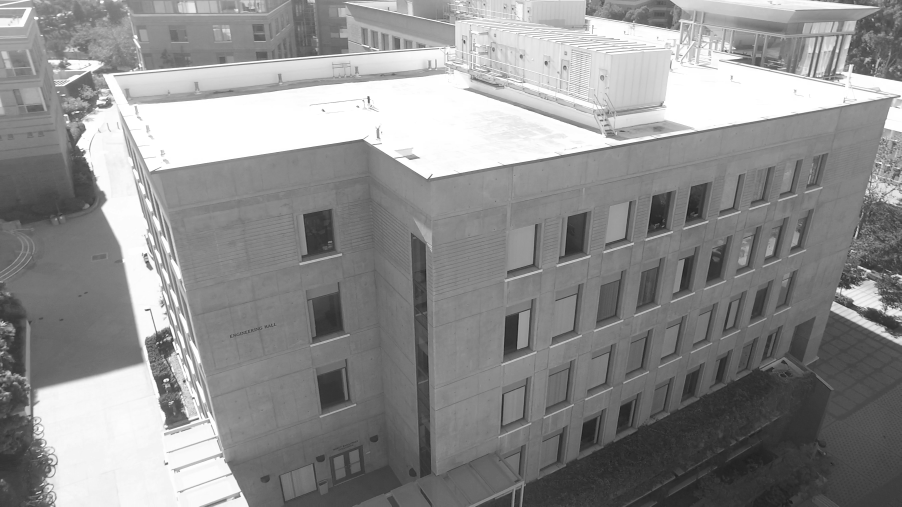
#> input picture tutorial/c1/test.pgm, 2704 x 1520 px, found by its file name (shown at 1/3 size)
$ python 6_01_edge.py   (older library calls are emulated)
#> lines starting #> are read from the running program, lines starting #| are printed output that depends on the picture
import cv2
import numpy as np
from matplotlib import pyplot as plt


img = cv2.imread('test.pgm',0)
#> img is the input picture: shape (1520, 2704); min 9, max 255, mean 143.1
laplacian = cv2.Laplacian(img,cv2.CV_64F)
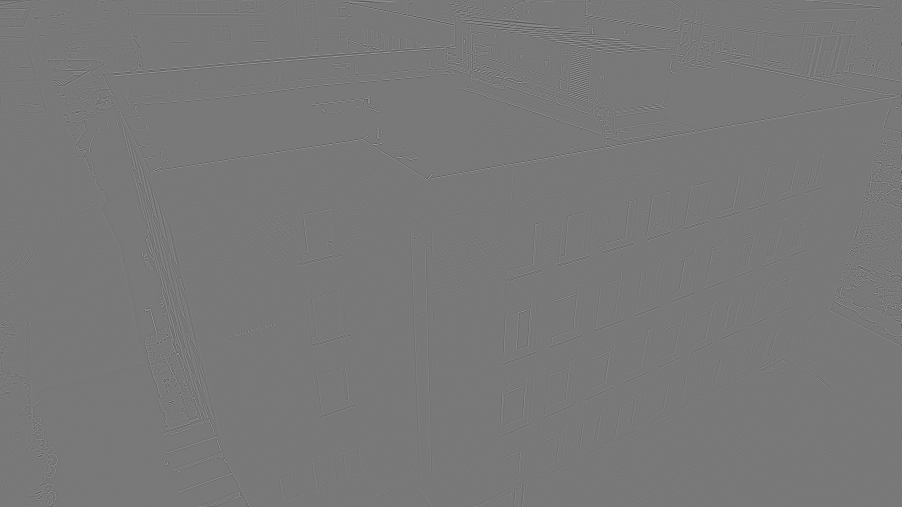
#> laplacian: shape (1520, 2704) float64 (shown at 1/3 size); min -191, max 211, mean 0; drawn with min black and max white
laplacian = np.uint8(np.absolute(laplacian))
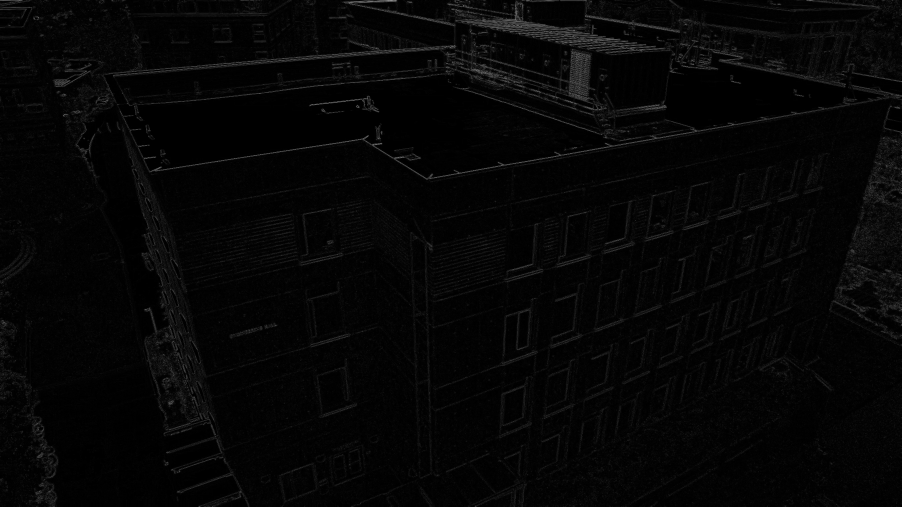
#> laplacian: shape (1520, 2704) (shown at 1/3 size); min 0, max 211, mean 5.8

sobelx = cv2.Sobel(img,cv2.CV_64F,1,0,ksize=5)
sobelx = np.uint8(np.absolute(sobelx))
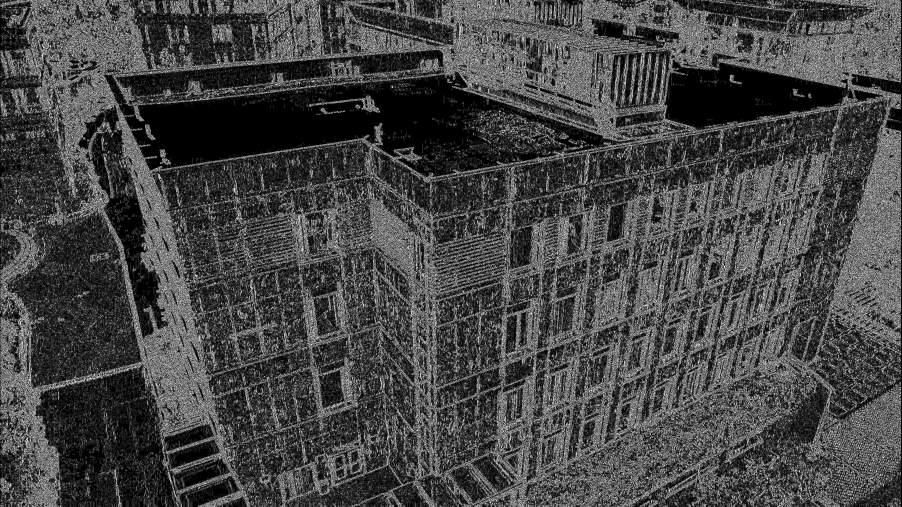
#> sobelx: shape (1520, 2704) (shown at 1/3 size); min 0, max 255, mean 70.4

sobely = cv2.Sobel(img,cv2.CV_64F,0,1,ksize=5)
sobely = np.uint8(np.absolute(sobely))
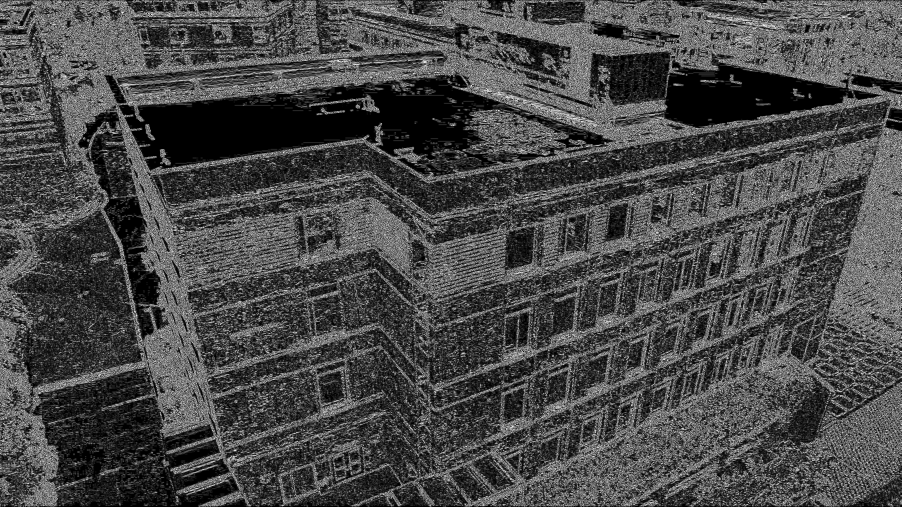
#> sobely: shape (1520, 2704) (shown at 1/3 size); min 0, max 255, mean 73.1

final1 = sobelx + sobely
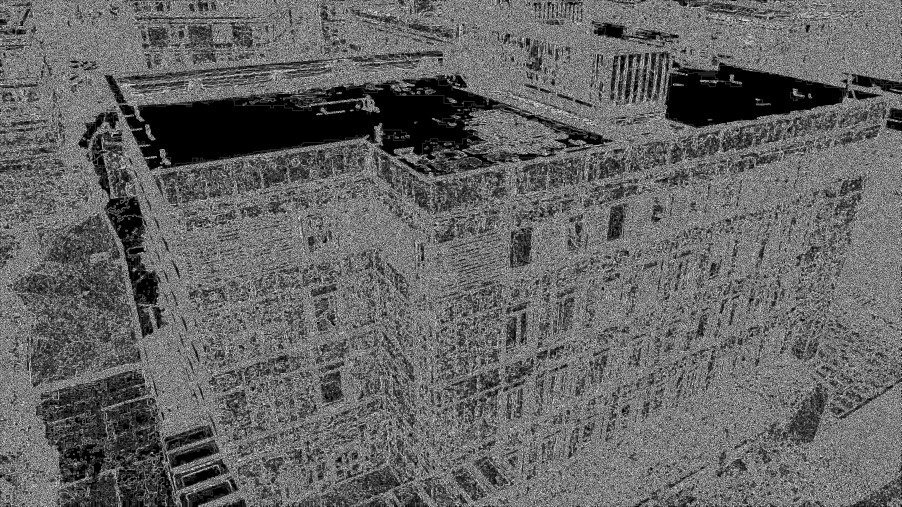
#> final1: shape (1520, 2704) (shown at 1/3 size); min 0, max 254, mean 101
final2 = np.add(sobelx, sobely)

plt.subplot(231),plt.imshow(img,cmap = 'gray'), plt.title('Original')
plt.subplot(232),plt.imshow(laplacian,cmap = 'gray'), plt.title('Laplacian')
plt.subplot(233),plt.imshow(sobelx,cmap = 'gray'),plt.title('Sobel X')
plt.subplot(234),plt.imshow(sobely,cmap = 'gray'),plt.title('Sobel Y')
plt.subplot(235),plt.imshow(final1,cmap = 'gray'),plt.title('Final 1')
plt.subplot(236),plt.imshow(final2,cmap = 'gray'),plt.title('Final 2')

plt.show()
